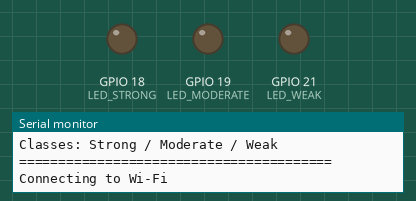
Bench run of a sketch on a simulated ESP32. Shown: output pins drawn as LEDs (lit = HIGH), the last lines printed to the serial monitor. WiFi joins after 1.5 s; servers stay silent unless stated.

Above: at 1.1 s.
At 2.6 s:
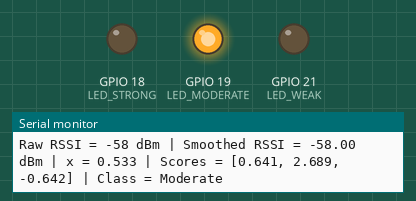
Timing chart, 0 to 4.1 s (numbered marks = the images above):
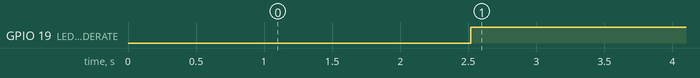

The sketch:

full-Arduino-code-with-LED.ino
```cpp
#include <WiFi.h>

// ======================================================
// Wi-Fi credentials
// ======================================================
const char* ssid     = "YOUR_WIFI_NAME";
const char* password = "YOUR_WIFI_PASSWORD";

// ======================================================
// Optional LED pins for class indication
// Strong   -> GREEN
// Moderate -> YELLOW
// Weak     -> RED
// ======================================================
const int LED_STRONG   = 18;
const int LED_MODERATE = 19;
const int LED_WEAK     = 21;

// ======================================================
// Neural Network: 1-8-3
// Input  : normalized RSSI in [0,1]
// Hidden : 8 neurons with ReLU
// Output : 3 neurons -> [Strong, Moderate, Weak]
// ======================================================

// Hidden layer weights: 8 x 1
float W1[8] = {
  0.2f, -0.8f,  1.6f, -1.1f,
  0.9f,  1.8f, -1.5f,  0.7f
};

float b1[8] = {
 -0.2f,  0.7f, -0.4f,  0.9f,
  0.1f, -0.8f,  1.0f, -0.1f
};

// Output layer weights: 3 x 8
float W2[3][8] = {
  // Strong
  { 2.6f, -0.5f,  0.3f, -0.6f,  0.9f,  1.1f, -0.8f,  0.7f },

  // Moderate
  {-0.3f,  1.4f,  2.2f,  1.1f,  0.8f, -0.4f,  1.0f,  0.6f },

  // Weak
  {-1.2f,  1.1f, -1.0f,  1.5f, -0.6f, -1.3f,  1.4f, -2.5f }
};

float b2[3] = {0.1f, 0.2f, 0.0f};

// ======================================================
// RSSI smoothing buffer
// Helps reduce class flicker due to Wi-Fi fluctuations
// ======================================================
const int SMOOTH_N = 5;
float rssiBuf[SMOOTH_N] = {0};
int rssiIdx = 0;
bool rssiFilled = false;

// ======================================================
// Utility functions
// ======================================================
float relu(float x) {
  return (x > 0.0f) ? x : 0.0f;
}

float clamp01(float x) {
  if (x < 0.0f) return 0.0f;
  if (x > 1.0f) return 1.0f;
  return x;
}

// Normalize RSSI from [-90, -30] to [0, 1]
float normalizeRSSI(int rssi) {
  float x = (rssi + 90.0f) / 60.0f;
  return clamp01(x);
}

// Optional moving average smoothing
float smoothRSSI(float newVal) {
  rssiBuf[rssiIdx] = newVal;
  rssiIdx = (rssiIdx + 1) % SMOOTH_N;

  if (rssiIdx == 0) {
    rssiFilled = true;
  }

  int n = rssiFilled ? SMOOTH_N : rssiIdx;
  if (n <= 0) n = 1;

  float sum = 0.0f;
  for (int i = 0; i < n; i++) {
    sum += rssiBuf[i];
  }
  return sum / n;
}

int argmax3(float y[3]) {
  int idx = 0;
  if (y[1] > y[idx]) idx = 1;
  if (y[2] > y[idx]) idx = 2;
  return idx;
}

const char* className(int c) {
  if (c == 0) return "Strong";
  if (c == 1) return "Moderate";
  return "Weak";
}

void showClassLED(int pred) {
  digitalWrite(LED_STRONG, LOW);
  digitalWrite(LED_MODERATE, LOW);
  digitalWrite(LED_WEAK, LOW);

  if (pred == 0) {
    digitalWrite(LED_STRONG, HIGH);
  } else if (pred == 1) {
    digitalWrite(LED_MODERATE, HIGH);
  } else {
    digitalWrite(LED_WEAK, HIGH);
  }
}

// ======================================================
// Forward pass: 1-8-3
// ======================================================
void nn_forward(float x, float hidden[8], float out[3]) {
  // Hidden layer
  for (int i = 0; i < 8; i++) {
    hidden[i] = relu(W1[i] * x + b1[i]);
  }

  // Output layer
  for (int k = 0; k < 3; k++) {
    out[k] = b2[k];
    for (int i = 0; i < 8; i++) {
      out[k] += W2[k][i] * hidden[i];
    }
  }
}

// ======================================================
// Wi-Fi connection helper
// ======================================================
void connectWiFi() {
  WiFi.mode(WIFI_STA);
  WiFi.begin(ssid, password);

  Serial.print("Connecting to Wi-Fi");
  int retry = 0;

  while (WiFi.status() != WL_CONNECTED) {
    delay(500);
    Serial.print(".");
    retry++;

    if (retry >= 60) {  // about 30 seconds
      Serial.println();
      Serial.println("Wi-Fi connection timeout. Restarting attempt...");
      WiFi.disconnect(true);
      delay(1000);
      WiFi.begin(ssid, password);
      retry = 0;
      Serial.print("Connecting to Wi-Fi");
    }
  }

  Serial.println();
  Serial.println("Wi-Fi connected");
  Serial.print("SSID: ");
  Serial.println(ssid);
  Serial.print("IP address: ");
  Serial.println(WiFi.localIP());
  Serial.print("Initial RSSI: ");
  Serial.print(WiFi.RSSI());
  Serial.println(" dBm");
  Serial.println("========================================");
}

// ======================================================
// Setup
// ======================================================
void setup() {
  Serial.begin(115200);
  delay(1000);

  pinMode(LED_STRONG, OUTPUT);
  pinMode(LED_MODERATE, OUTPUT);
  pinMode(LED_WEAK, OUTPUT);

  digitalWrite(LED_STRONG, LOW);
  digitalWrite(LED_MODERATE, LOW);
  digitalWrite(LED_WEAK, LOW);

  Serial.println("========================================");
  Serial.println("ESP32 RSSI Classifier - Client/STA Mode");
  Serial.println("Plain-Code Neural Network: 1-8-3");
  Serial.println("Classes: Strong / Moderate / Weak");
  Serial.println("========================================");

  connectWiFi();
}

// ======================================================
// Main loop
// ======================================================
void loop() {
  // Reconnect if Wi-Fi drops
  if (WiFi.status() != WL_CONNECTED) {
    Serial.println("Wi-Fi disconnected. Reconnecting...");
    connectWiFi();
  }

  // Read raw RSSI from connected AP
  int rssiRaw = WiFi.RSSI();

  // Smooth the RSSI value
  float rssiSmooth = smoothRSSI((float)rssiRaw);

  // Normalize for NN input
  float x = normalizeRSSI((int)rssiSmooth);

  // Run NN inference
  float hidden[8];
  float out[3];
  nn_forward(x, hidden, out);

  int pred = argmax3(out);

  // Update LEDs
  showClassLED(pred);

  // Serial output
  Serial.print("Raw RSSI = ");
  Serial.print(rssiRaw);
  Serial.print(" dBm");

  Serial.print(" | Smoothed RSSI = ");
  Serial.print(rssiSmooth, 2);
  Serial.print(" dBm");

  Serial.print(" | x = ");
  Serial.print(x, 3);

  Serial.print(" | Scores = [");
  Serial.print(out[0], 3);
  Serial.print(", ");
  Serial.print(out[1], 3);
  Serial.print(", ");
  Serial.print(out[2], 3);
  Serial.print("]");

  Serial.print(" | Class = ");
  Serial.println(className(pred));

  delay(2000);
}
```

Measured:
- by itself, GPIO 19 (LED_MODERATE): LOW → HIGH at 2.5 s
